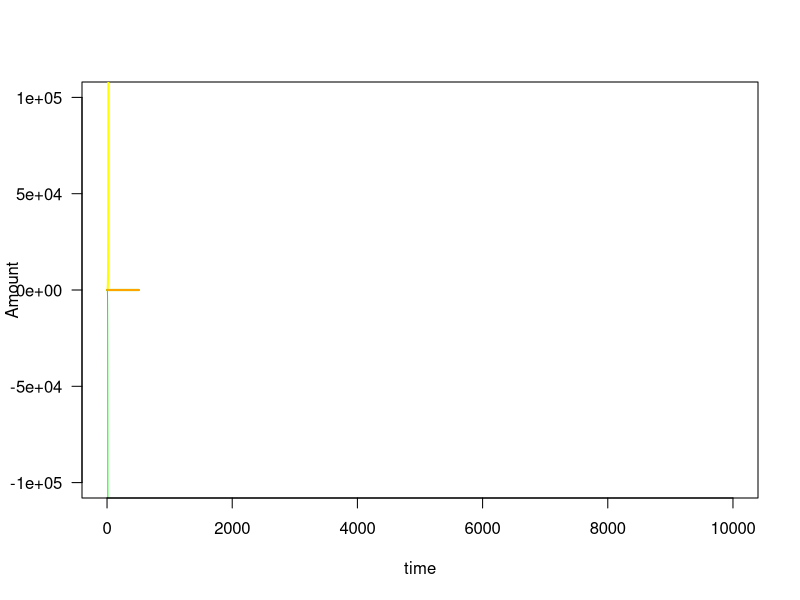
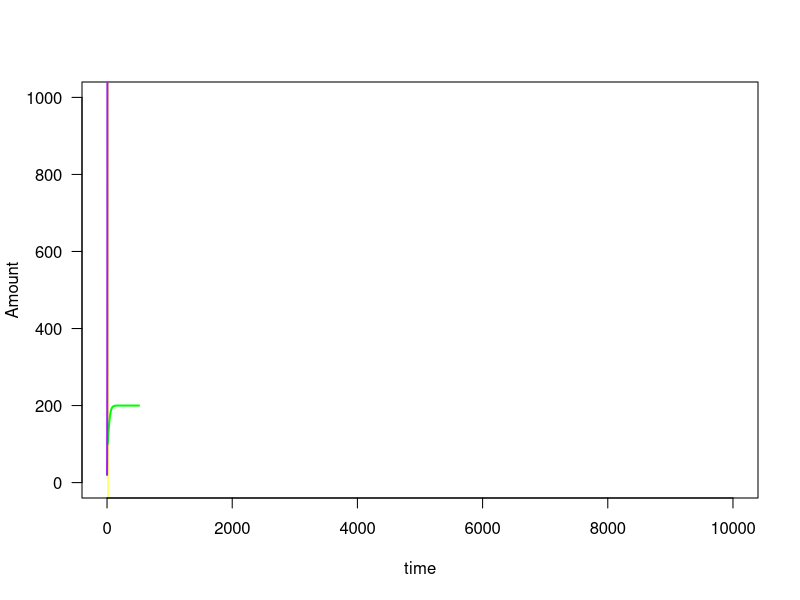

Source code (R) for these figures, in order:
## ---- chunk 1
knitr::opts_chunk$set(echo = TRUE)
## ---- chunk 2
# Load in some libraries
library(tidyverse)
## ---- chunk 3
# Define the parameters
phi <- 10 # The conversion of flowers to pollen 
Ug <- 1000 # The uptake rate of pollen for generalist bees
Us <- 1000 # The uptake rate of pollen for specialist bees
hg <- 1 # The handling time of pollen for generalist (how long to take it back to brood)
hs <- 1 # The handling time of pollen for specialist (how long to take it back to brood)
mg <- 0.01  # The mortality of the generalist bees
ms <- 0.01  # The mortality of the specialist bees
rmax_e <- 0.01 # The maximum reproductive rate potential of the Exotic plant 
rmax_d <- 0.01 # The maximum reproductive rate potential of the Native plant
delta <- 2 # A proportion of YS that makes plants based upon pollen yield
Ke <- 5 # The carrying capacity of the exotic plants 
Kd <- 5 # The carrying capacity of the native plants 
alpha <- 0.05 # competition coefficient of D’s effect on E
beta <- 0.05  # competition coefficient of E’s effect on D
x <- 100000 # required number of pollen grains to have max reproduction. 
Yg <- 10   # The yield conversion of generalist bees to pollen
Ys <- 10  # The yield conversion of specialist bees to pollen

# Define the initial conditions 
G0 <- 100 # Initial population of generalist bees
S0 <- 100 # Initial population of specialist bees
E0 <- 5 # Initial population of Exotic plants
D0 <- 5 # Initial population of Native plants
A0 <- E0 * 1/phi # Initial amount of alien pollen
N0 <- D0 * 1/phi # Initial amount of native pollen 
## ---- chunk 4
### The Model 

tset <- seq(from = 0, to = 10000, length.out = 10000) # Create a vector of time steps

# Create a holding vector and fill the initial conditions 
G.simu <- NaN*tset; G.simu[1] <- G0
S.simu <- NaN*tset; S.simu[1] <- S0
E.simu <- NaN*tset; E.simu[1] <- E0
D.simu <- NaN*tset; D.simu[1] <- D0
A.simu <- NaN*tset; A.simu[1] <- A0
N.simu <- NaN*tset; N.simu[1] <- N0

# For each time step
for(i in 2:length(tset)){
  
  # Calc change in time
  dt <- tset[i]-tset[i-1]
  
  # store placeholder variables
	N <- N.simu[i-1]
	A <- A.simu[i-1]
	G <- G.simu[i-1]
	S <- S.simu[i-1]
	E <- E.simu[i-1]
	D <- D.simu[i-1]
	
	# Calc the pollens
	dN <- (D*phi - (1/Yg)*((Ug*N*G)/(1 + Ug*hg*N + Ug*hg*A)) - (1/Ys)*((Us*N*S)/(1+Us*hs*N)))*dt
	
	dA <- (E*phi - (1/Yg)*((Ug*A*G)/(1 + Ug*hg*N + Ug*hg*A)))*dt
	
	# Calc the bees
	dG <- ((G*(Ug*A + Ug*N)/(1 + Ug*hg*N + Ug*hg*A)) - mg*G)*dt
	dS <- (((Us*N*S)/(1+Us*hs*N)) - ms*S)*dt
	
	# Calc the plants
	
	dE <- (rmax_e*(min(1, G/x)) * max(0,((Ke - E - alpha*D)/Ke)))*dt
	
	dD <- (rmax_d*(min(1, (delta*S + G)/x))*max(0,((Kd - D - beta*E)/Kd)))*dt
	
	### E > 0 ###
	### D > 0 ###
	
	# Calc totals 
	N.simu[i] <- N + dN
	A.simu[i] <- A + dA
	G.simu[i] <- G + dG
	S.simu[i] <- S + dS
	E.simu[i] <- E + dE
	D.simu[i] <- D + dD
	
} # End of for loop

# Plot it out
plot(x = tset, y = N.simu,
     type = 'l', las = 1, lwd = 1, col = "green",
     xlab = "time", ylab="Amount",
     ylim = c(-100000, 100000))
lines(x = tset, y = A.simu,
      lwd = 2, col = "yellow")
# Plot bees
#lines(x = tset, y = G.simu,
      #lwd = 2, col = "blue")
#lines(x = tset, y = S.simu,
      #lwd = 2, col = "purple")
# Plot plants
lines(x = tset, y = D.simu,
      lwd = 2, col = "green")
lines(x = tset, y = E.simu,
      lwd = 2, col = "orange")
### Current issue is that the implicit competition portion of the equation is driving the values to negative. 
## ---- chunk 5
# Lets think about the parameters needed just here
rmax_d <- 0.05 # The maximum reproductive rate potential of the Native plant
delta <- 2 # A proportion of YS that makes plants based upon pollen yield
x <- 100000# required number of pollen grains to have max reproduction.
Kd <- 200 # The carrying capacity of the native plants
Us <- 1000 # The uptake rate of pollen for specialist bees
hs <- 1 # The handling time of pollen for specialist (how long to take it back to brood)
ms <- 0.01  # The mortality of the specialist bees
phi <- 100 # The conversion of flowers to pollen 
Ys <- 10  # The yield conversion of specialist bees to pollen

# Initial Conditions
D0 <- 100 # Initial population of Native plants
N0 <- D0 * phi # Intial amount of native pollen in the system
S0 <- 20


# Make the time scale
tset2 <- seq(from = 0, to = 10000, length.out = 10000)

# Set intial values for the simulation. 
D.simu2 <- NaN*tset2; D.simu2[1] <- D0
N.simu2 <- NaN*tset2; N.simu2[1] <- N0
S.simu2 <- NaN*tset2; S.simu2[1] <- S0

# For each time step
for(i in 2:length(tset2)){
  
  # Calc change in time
  dt <- tset[i]-tset[i-1]
  
  # store placeholder variables
	D <- D.simu2[i-1]
  N <- N.simu2[i-1]
	S <- S.simu2[i-1]
	
	# Calc the number of native plants 
  dD <- ((rmax_d*(min(1, (S*delta)/x)))*D*(1-(D/Kd)))*dt
  dN <- (D*phi - (1/Ys)*(Us*N*S/(1+Us*hs*N)))*dt
  dS <- ((Us*N*S/(1+Us*hs*N)) - ms*S)*dt
  
  # Calc totals 
  D.simu2[i] <- D + dD
	N.simu2[i] <- N + dN
	S.simu2[i] <- S + dS
	
	
} # End of for loop

plot(x = tset, y = N.simu2,
     type = 'l', las = 1, lwd = 1, col = "yellow",
     xlab = "time", ylab="Amount",
     ylim = c(0, 1000))
lines(x = tset, y = D.simu2,
      lwd = 2, col = "green")
lines(x = tset, y = S.simu2,
      lwd = 2, col = "purple")

